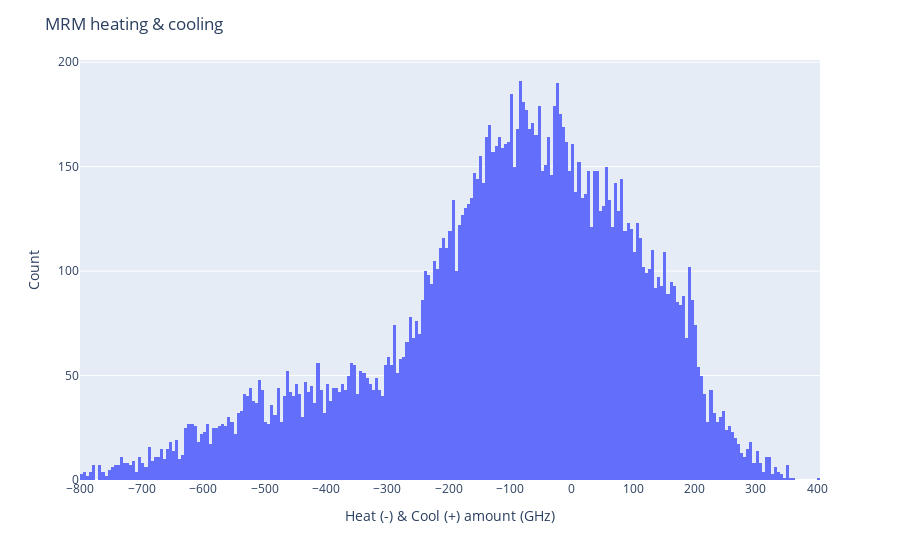
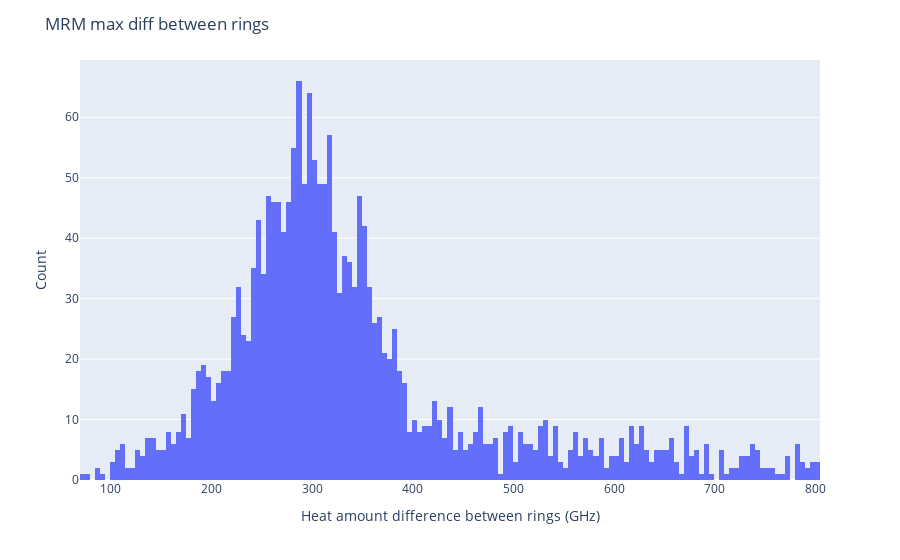
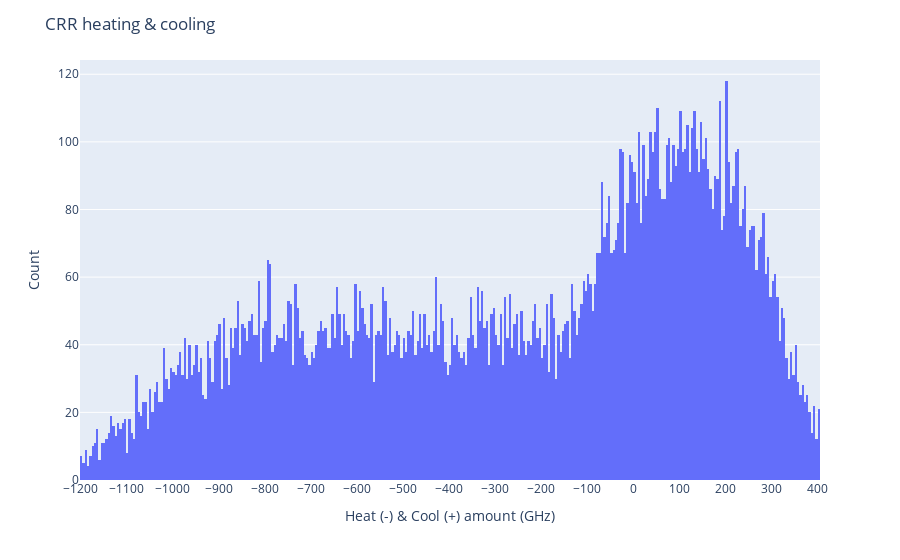
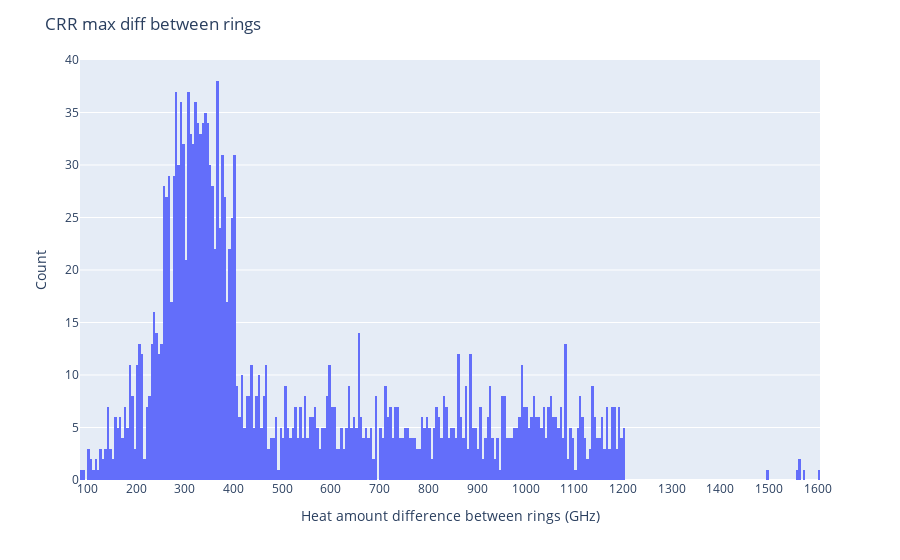

Source (notebook cell) for these figures, in order:
### Code cell
# Now plot the results of the Monte Carlo runs
import plotly.express as px

# Plot MRM
# Heat and cool amount
fig = px.histogram(np.array(trial_results_mrm[range(NUM_OF_LASERS)]).reshape(-1))  # turn into a vector to wash out the ring number
fig.update_traces(xbins_size = STEP_SIZE)
fig.update_layout(xaxis_title="Heat (-) & Cool (+) amount (GHz)", yaxis_title="Count", title="MRM heating & cooling", showlegend=False)
tick_size = 100
fig.update_layout(
    xaxis = dict(
        tickmode = 'array',
        tickvals = list(range(-MRM_FSR, MRM_FSR+tick_size, tick_size))
    )
)
fig.show()
fig.write_image(f"mrm_heating_{MRM_FREQ_UNCERTAINTY}GHz.png", height=450, width=1089)

# Plot the maximum differences
fig = px.histogram(trial_results_mrm, x="max_diff")  # turn into a vector to wash out the ring number
fig.update_traces(xbins_size = STEP_SIZE)
fig.update_layout(xaxis_title="Heat amount difference between rings (GHz)", yaxis_title="Count", title="MRM max diff between rings", showlegend=False)
tick_size = 100
fig.update_layout(
    xaxis = dict(
        tickmode = 'array',
        tickvals = list(range(0, 2*MRM_FSR+tick_size, tick_size))
    )
)
fig.show()
fig.write_image(f"mrm_diff_{MRM_FREQ_UNCERTAINTY}GHz.png", height=450, width=1089)

# Plot CRR
# Heat and cool amount
fig = px.histogram(np.array(trial_results_crr[range(NUM_OF_LASERS)]).reshape(-1))  # turn into a vector to wash out the ring number
fig.update_traces(xbins_size = STEP_SIZE)
fig.update_layout(xaxis_title="Heat (-) & Cool (+) amount (GHz)", yaxis_title="Count", title="CRR heating & cooling", showlegend=False)
tick_size = 100
fig.update_layout(
    xaxis = dict(
        tickmode = 'array',
        tickvals = list(range(-CRR_FSR, CRR_FSR+tick_size, tick_size))
    )
)
fig.show()
fig.write_image(f"crr_heating_{CRR_FREQ_UNCERTAINTY}GHz.png", height=450, width=1089)

# Plot the maximum differences
fig = px.histogram(trial_results_crr, x="max_diff")  # turn into a vector to wash out the ring number
fig.update_traces(xbins_size = STEP_SIZE)
fig.update_layout(xaxis_title="Heat amount difference between rings (GHz)", yaxis_title="Count", title="CRR max diff between rings", showlegend=False)
tick_size = 100
fig.update_layout(
    xaxis = dict(
        tickmode = 'array',
        tickvals = list(range(0, 2*CRR_FSR+tick_size, tick_size))
    )
)
fig.show()
fig.write_image(f"crr_diff_{CRR_FREQ_UNCERTAINTY}GHz.png", height=450, width=1089)

### Figure 1 — Plotly figure (JSON) as saved in the notebook; plotly's stock layout.template omitted (floating-point values rounded to 4 significant figures; data arrays with more than 128 entries replaced by an {"elided": "..."} marker saying what was removed)
{"data": [{"alignmentgroup": "True", "bingroup": "x", "hovertemplate": "variable=0<br>value=%{x}<br>count=%{y}<extra></extra>", "legendgroup": "0", "marker": {"color": "#636efa", "pattern": {"shape": ""}}, "name": "0", "offsetgroup": "0", "orientation": "v", "showlegend": true, "type": "histogram", "x": {"elided": "16008 int values"}, "xaxis": "x", "xbins": {"size": 5}, "yaxis": "y"}], "layout": {"barmode": "relative", "legend": {"title": {"text": "variable"}, "tracegroupgap": 0}, "margin": {"t": 60}, "showlegend": false, "title": {"text": "MRM heating & cooling"}, "xaxis": {"anchor": "y", "domain": [0, 1], "tickmode": "array", "tickvals": [-1800, -1700, -1600, -1500, -1400, -1300, -1200, -1100, -1000, -900, -800, -700, -600, -500, -400, -300, -200, -100, 0, 100, 200, 300, 400, 500, 600, 700, 800, 900, 1000, 1100, 1200, 1300, 1400, 1500, 1600, 1700, 1800], "title": {"text": "Heat (-) & Cool (+) amount (GHz)"}}, "yaxis": {"anchor": "x", "domain": [0, 1], "title": {"text": "Count"}}}}

### Figure 2 — Plotly figure (JSON) as saved in the notebook; plotly's stock layout.template omitted (floating-point values rounded to 4 significant figures; data arrays with more than 128 entries replaced by an {"elided": "..."} marker saying what was removed)
{"data": [{"alignmentgroup": "True", "bingroup": "x", "hovertemplate": "max_diff=%{x}<br>count=%{y}<extra></extra>", "legendgroup": "", "marker": {"color": "#636efa", "pattern": {"shape": ""}}, "name": "", "offsetgroup": "", "orientation": "v", "showlegend": false, "type": "histogram", "x": {"elided": "2001 int values"}, "xaxis": "x", "xbins": {"size": 5}, "yaxis": "y"}], "layout": {"barmode": "relative", "legend": {"tracegroupgap": 0}, "margin": {"t": 60}, "showlegend": false, "title": {"text": "MRM max diff between rings"}, "xaxis": {"anchor": "y", "domain": [0, 1], "tickmode": "array", "tickvals": [0, 100, 200, 300, 400, 500, 600, 700, 800, 900, 1000, 1100, 1200, 1300, 1400, 1500, 1600, 1700, 1800, 1900, 2000, 2100, 2200, 2300, 2400, 2500, 2600, 2700, 2800, 2900, 3000, 3100, 3200, 3300, 3400, 3500, 3600], "title": {"text": "Heat amount difference between rings (GHz)"}}, "yaxis": {"anchor": "x", "domain": [0, 1], "title": {"text": "Count"}}}}

### Figure 3 — Plotly figure (JSON) as saved in the notebook; plotly's stock layout.template omitted (floating-point values rounded to 4 significant figures; data arrays with more than 128 entries replaced by an {"elided": "..."} marker saying what was removed)
{"data": [{"alignmentgroup": "True", "bingroup": "x", "hovertemplate": "variable=0<br>value=%{x}<br>count=%{y}<extra></extra>", "legendgroup": "0", "marker": {"color": "#636efa", "pattern": {"shape": ""}}, "name": "0", "offsetgroup": "0", "orientation": "v", "showlegend": true, "type": "histogram", "x": {"elided": "16008 int values"}, "xaxis": "x", "xbins": {"size": 5}, "yaxis": "y"}], "layout": {"barmode": "relative", "legend": {"title": {"text": "variable"}, "tracegroupgap": 0}, "margin": {"t": 60}, "showlegend": false, "title": {"text": "CRR heating & cooling"}, "xaxis": {"anchor": "y", "domain": [0, 1], "tickmode": "array", "tickvals": [-1800, -1700, -1600, -1500, -1400, -1300, -1200, -1100, -1000, -900, -800, -700, -600, -500, -400, -300, -200, -100, 0, 100, 200, 300, 400, 500, 600, 700, 800, 900, 1000, 1100, 1200, 1300, 1400, 1500, 1600, 1700, 1800], "title": {"text": "Heat (-) & Cool (+) amount (GHz)"}}, "yaxis": {"anchor": "x", "domain": [0, 1], "title": {"text": "Count"}}}}

### Figure 4 — Plotly figure (JSON) as saved in the notebook; plotly's stock layout.template omitted (floating-point values rounded to 4 significant figures; data arrays with more than 128 entries replaced by an {"elided": "..."} marker saying what was removed)
{"data": [{"alignmentgroup": "True", "bingroup": "x", "hovertemplate": "max_diff=%{x}<br>count=%{y}<extra></extra>", "legendgroup": "", "marker": {"color": "#636efa", "pattern": {"shape": ""}}, "name": "", "offsetgroup": "", "orientation": "v", "showlegend": false, "type": "histogram", "x": {"elided": "2001 int values"}, "xaxis": "x", "xbins": {"size": 5}, "yaxis": "y"}], "layout": {"barmode": "relative", "legend": {"tracegroupgap": 0}, "margin": {"t": 60}, "showlegend": false, "title": {"text": "CRR max diff between rings"}, "xaxis": {"anchor": "y", "domain": [0, 1], "tickmode": "array", "tickvals": [0, 100, 200, 300, 400, 500, 600, 700, 800, 900, 1000, 1100, 1200, 1300, 1400, 1500, 1600, 1700, 1800, 1900, 2000, 2100, 2200, 2300, 2400, 2500, 2600, 2700, 2800, 2900, 3000, 3100, 3200, 3300, 3400, 3500, 3600], "title": {"text": "Heat amount difference between rings (GHz)"}}, "yaxis": {"anchor": "x", "domain": [0, 1], "title": {"text": "Count"}}}}
